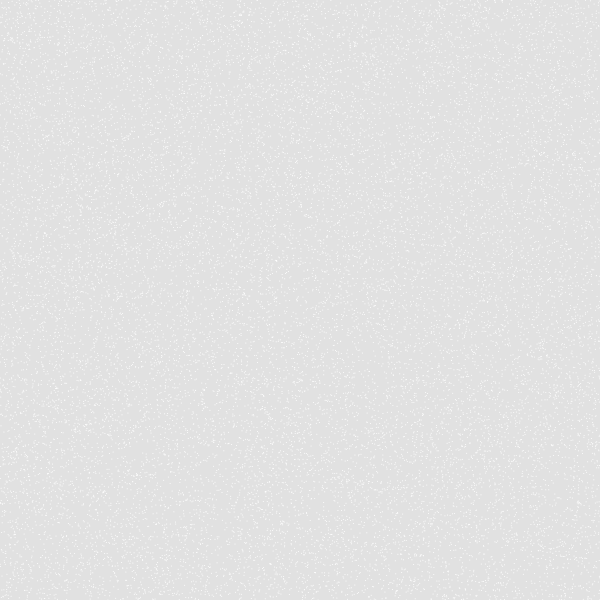
Frame 1 (no input)
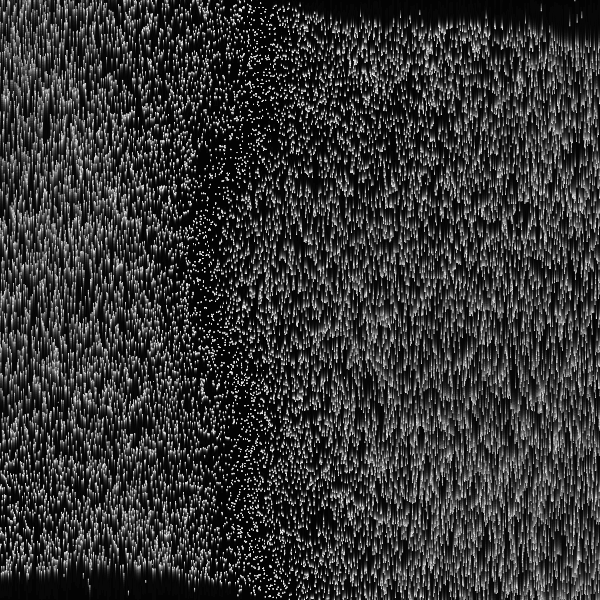
Frame 60 (no input)
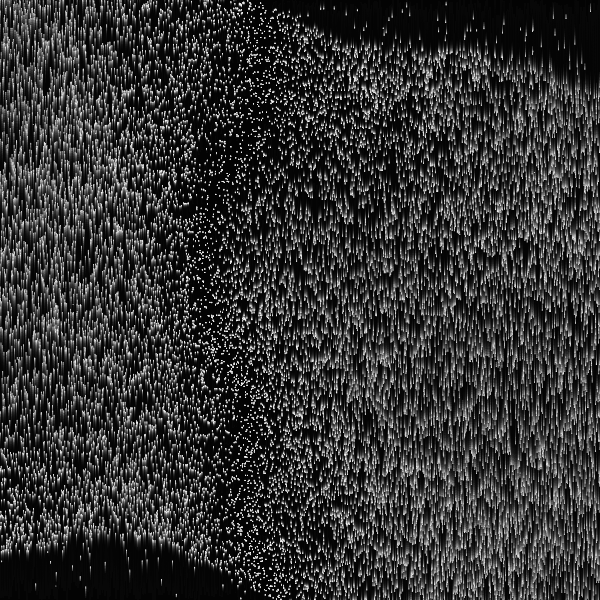
Frame 120 (the mouse pressed at the canvas centre since frame 60)

The p5.js sketch that drew these frames (run headless with seeded random() and noise() and a simulated clock; from frame 60 on, the mouse is pressed at the canvas centre):

// p5.js sketch
// ── sketch.js
let particles = [];
const num = 20000;

const noiseScale = 0.001;

function setup() {
  createCanvas(600, 600);
  for(let i = 0; i < num; i++){
    particles.push(createVector(random(width), random(height)));
  }
  stroke(255)
}

function draw() {
  background(0, 30);
  for(let i = 0; i < num; i++){
    let p = particles[i];
    point(p.x, p.y);
    let n = noise(p.x * noiseScale, p.y * noiseScale);
    let a = TAU * n;
    p.x + cos(a); //Accidentally found this out
    p.y += sin(a);
    if(!onScreen(p)){
      p.x = random(width);
      p.y = random(height);
    }
  }
}

function mouseReleased() {
  noiseSeed(millis());
}

function onScreen(v) {
  return v.x >= 0 && v.x <= width && v.y >= 0 && v.y <= height;
}
